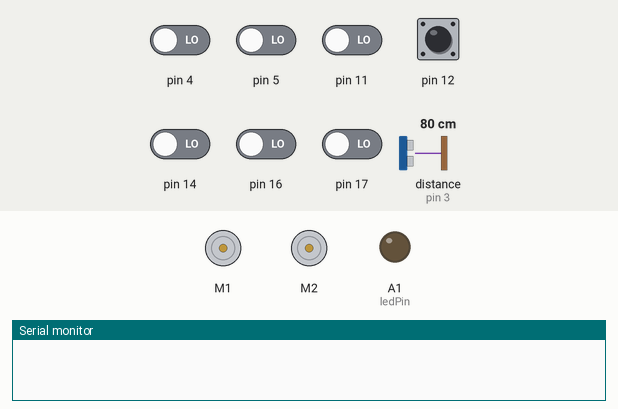
This sketch was run on a simulated Arduino Uno, built with avr-gcc and run on an emulated ATmega328P. Parts: 2 × DC motor (green arrow = forward, orange = backward, longer = faster), output pins drawn as LEDs (lit = HIGH), the last lines printed to the serial monitor. Inputs (shaded band) come from the test bench; at power-on: pin 12 HIGH, pin 4, pin 5, pin 11, pin 14, pin 16, pin 17 LOW, distance to the obstacle (sensor on pin 3) 80 cm. The echo pulse lasts 58.3 µs per cm.

Above: at 0.8 s.
0.9 s: pin 12 pulled LOW for 0.15 s
At 1.41 s:
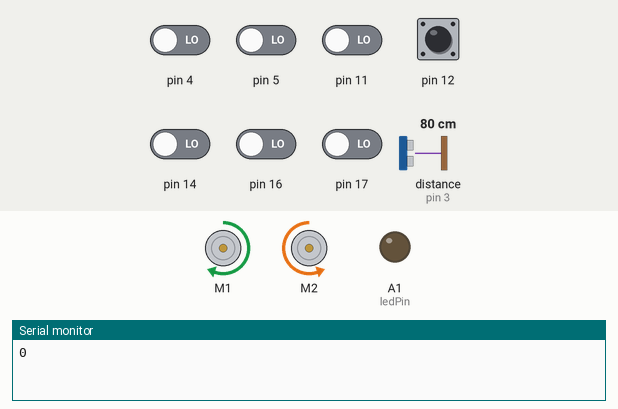
At 2.0 s:
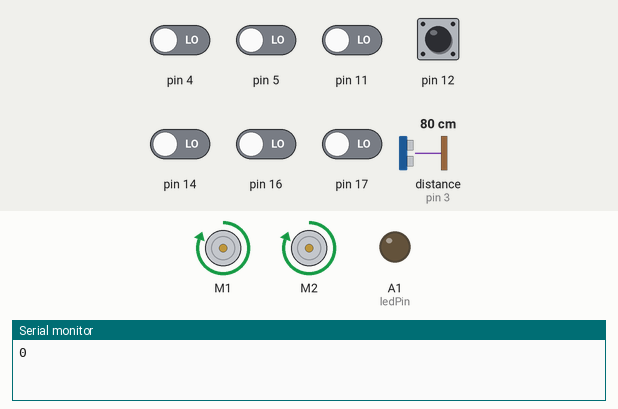
3.9 s: pin 4 driven HIGH
6.9 s: pin 5 driven HIGH
8.6 s: pin 5 driven LOW
At 8.95 s:
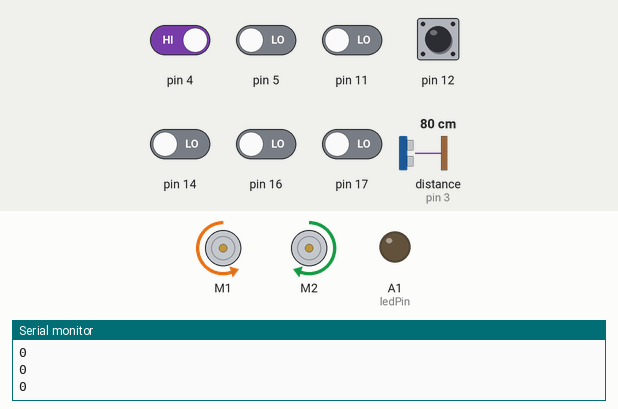
11.6 s: pin 4 driven LOW
Timing chart, 0 to 15.6 s (numbered marks = the images above; inputs shaded):
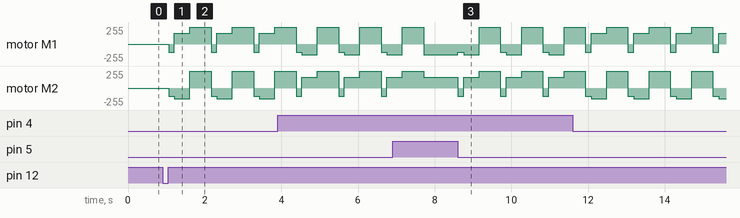

Measured:
- after the input at 0.9 s, motor M1: stopped → backward 127/255 after 0.16 s, then repeats every 1.1 s: forward 159/255 0.40 s, forward 255/255 0.56 s, backward 127/255 0.15 s; motor M2: stopped → backward 127/255 after 0.16 s, then repeats every 1.1 s: backward 159/255 0.40 s, forward 255/255 0.56 s, backward 127/255 0.15 s
- after the input at 8.6 s, motor M1: backward 159/255 → backward 127/255 at once, then repeats every 1.1 s: backward 159/255 0.40 s, forward 255/255 0.56 s, backward 127/255 0.15 s; motor M2: forward 159/255 → backward 127/255 at once, then repeats every 1.1 s: forward 159/255 0.40 s, forward 255/255 0.56 s, backward 127/255 0.15 s

The sketch:

SonarBorderDetect.ino
```cpp
#include <NewPing.h>
#include <ZumoMotors.h>
#include <Pushbutton.h>
#include <QTRSensors.h>
#include <ZumoReflectanceSensorArray.h>


// this might need to be tuned for different lighting conditions, surfaces, etc.
#define QTR_THRESHOLD  1800 //

#define LED 13
#define FORWARD_SPEED 400
#define REVERSE_SPEED 200
#define TURN_SPEED 250
#define NUM_SENSORS 6

const int echoPin = 3; // GRØNN KABEL
const int triggerPin = 6; // GUL KABEL
const int ledPin = A1; // ORANSJE KABEL
const int maxDistance = 60; // in cm
long distance, time;
char val;

unsigned int sensor_values[NUM_SENSORS];
ZumoMotors motors;
Pushbutton button(ZUMO_BUTTON);
// Initialize "sonar" with trigger pin, echo pin and sonar range
NewPing sonar(triggerPin, echoPin, maxDistance);
// Tell Zumo that we have no emitter-pin
ZumoReflectanceSensorArray sensors(QTR_NO_EMITTER_PIN);


void setup() {
   pinMode(ledPin,OUTPUT);
   sensors.init();
   button.waitForButton();
   motors.setSpeeds(FORWARD_SPEED,FORWARD_SPEED);
   Serial.begin(9600);
}

void loop() {
//  if(Serial.available()) {
//    val = Serial.read();
//  }
//
//  if (val == 's') {
//    checkSensor();
//  }
//
//  if (val == 'f') {
//    fightOn();
//  }

  fightOn();
}


void fightOn() {
  checkDistance();
  sensors.read(sensor_values);
  Serial.println(distance);

  // Hvis sensor 0 merker noe:
  if (sensor_values[0] < QTR_THRESHOLD) {
    sensor0();
  }
  // Hvis sensor 5 merker noe:
  else if (sensor_values[5] < QTR_THRESHOLD) {
    sensor5();
  }
  // Hvis INGEN sensor merker noe:
  else {
    if (!distance > 0) { // No object in front
      motors.setSpeeds(-TURN_SPEED, TURN_SPEED);
    }
    else { // Object detected
      motors.setSpeeds(FORWARD_SPEED, FORWARD_SPEED);
    }
  }
}


void checkDistance() {
  // Read distance to obstacle, if any
  time = sonar.ping();
  distance = sonar.convert_cm(time);
}

void sensor0() {
  // if leftmost sensor detects line, reverse and turn to the right
  motors.setSpeeds(-REVERSE_SPEED, -REVERSE_SPEED);
  delay(150);
  motors.setSpeeds(TURN_SPEED, -TURN_SPEED);
  delay(400);
  motors.setSpeeds(FORWARD_SPEED, FORWARD_SPEED);
  delay(550);
}

void sensor5() {
  // if rightmost sensor detects line, reverse and turn to the left
  motors.setSpeeds(-REVERSE_SPEED, -REVERSE_SPEED);
  delay(150);
  motors.setSpeeds(-TURN_SPEED, TURN_SPEED);
  delay(400);
  motors.setSpeeds(FORWARD_SPEED, FORWARD_SPEED);
  delay(550);
}

void checkSensor() {
  // Read IR-sensors and check if border detected
  sensors.read(sensor_values);
  if (sensor_values[0] > QTR_THRESHOLD) {
    sensor0();
  }
  if (sensor_values[5] > QTR_THRESHOLD) {
    sensor5();
  }
  if (!(sensor_values[0] > QTR_THRESHOLD) and !(sensor_values[0] > QTR_THRESHOLD)) {
    motors.setSpeeds(-TURN_SPEED, TURN_SPEED);
  }
}
```
